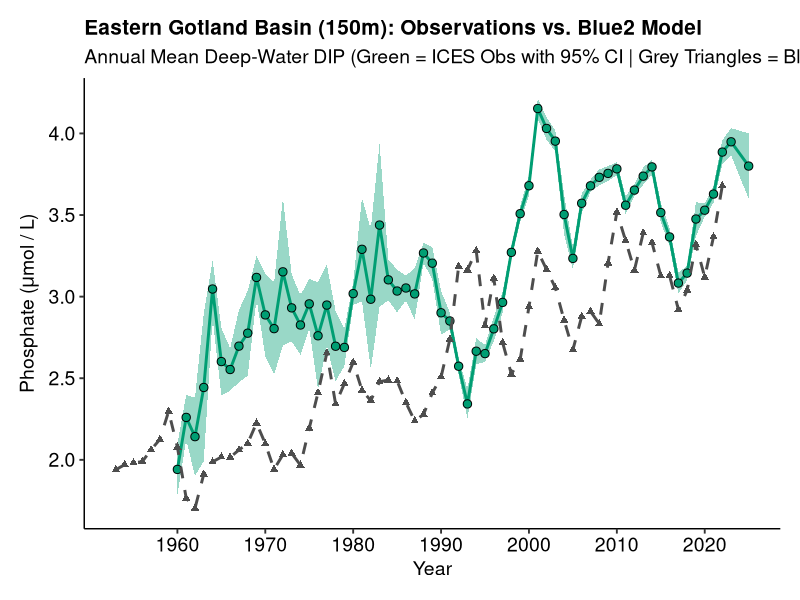
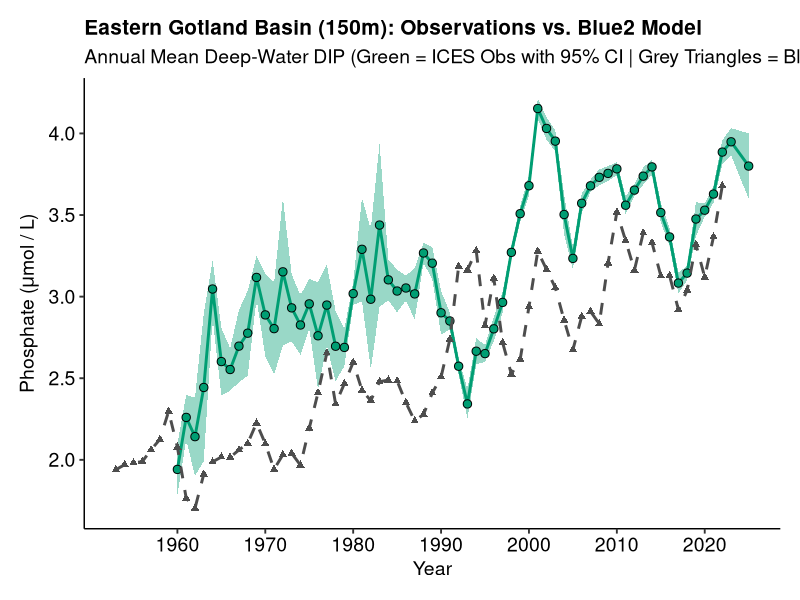

These figures' R source, in order:
# ------------------------------------------------------------------------------
# Baltic Ecosystem Model Validation
# SUPPLEMENTARY FIGURE 5: Deep Water (150m) DIP - Observations vs. Model (EGB)
# Initial draft 2026.09.02
# ------------------------------------------------------------------------------

library(dplyr)
library(tidyr)
library(ggplot2)
library(ggpubr)

# =====================================================================
# 1. LOAD AND PREP MODEL DATA (150m)
# =====================================================================
# Read the CDO text file, filling empty columns and reading as text
model_raw <- read.table("EGB_183_586_model_mon_DIP.txt", header = TRUE, fill = TRUE, stringsAsFactors = FALSE)

# Filter out the trailing CDO log lines and convert to numeric
model_clean <- model_raw %>%
  filter(grepl("^[0-9]+$", year)) %>% 
  mutate(
    Year = as.numeric(year),
    Model_DIP = as.numeric(value)
  )

# Calculate Annual Mean
model_annual <- model_clean %>%
  group_by(Year) %>%
  summarise(Model_DIP = mean(Model_DIP, na.rm = TRUE))

# =====================================================================
# 2. LOAD AND PREP ICES OBSERVATIONAL DATA (150m)
# =====================================================================
# Read CSV, forcing R to keep exact column names (including brackets/spaces)
obs_raw <- read.csv("Phosphate_EGB_ICES_18.24_58.58_150m_1960_2022.csv", stringsAsFactors = FALSE, check.names = FALSE)

# Extract year from the timestamp string and isolate the Phosphate column
obs_clean <- obs_raw %>%
  mutate(
    Year = as.numeric(substr(`yyyy-mm-ddThh:mm:ss.sss`, 1, 4)),
    Obs_DIP = as.numeric(`Phosphate (PHOSZZXX_UPOX) [umol/l]`)
  )

# Function for Standard Error
se <- function(x) { 
  n <- sum(!is.na(x))
  if (n > 1) sd(x, na.rm = TRUE) / sqrt(n) else NA 
}

# Calculate Annual Mean and 95% CI
obs_annual <- obs_clean %>%
  group_by(Year) %>%
  summarise(
    Obs_DIP_mean = mean(Obs_DIP, na.rm = TRUE),
    Obs_DIP_se = se(Obs_DIP)
  ) %>%
  mutate(
    CI_lower = Obs_DIP_mean - 1.96 * Obs_DIP_se,
    CI_upper = Obs_DIP_mean + 1.96 * Obs_DIP_se
  )

# =====================================================================
# 3. STATISTICAL EVALUATION
# =====================================================================
df_eval <- merge(obs_annual, model_annual, by = "Year") %>%
  drop_na(Obs_DIP_mean, Model_DIP)

eval_metrics <- data.frame(
  Station = "EGB 26DA (150m)",
  Variable = "Phosphate (DIP)",
  Pearson_r = cor(df_eval$Obs_DIP_mean, df_eval$Model_DIP, method = "pearson"),
  RMSE = sqrt(mean((df_eval$Obs_DIP_mean - df_eval$Model_DIP)^2)),
  Mean_Bias = mean(df_eval$Model_DIP - df_eval$Obs_DIP_mean)
) %>% mutate(across(where(is.numeric), ~round(., 3)))

print("--- Deep Station (150m) Statistical Skill ---")
print(eval_metrics)

# =====================================================================
# 4. PLOTTING
# =====================================================================
# Match the SM5 Okabe-Ito Bluish-Green for Phosphate
color_dip <- "#009E73"

plot_150m <- ggplot() +
  
  # Observational Data (Ribbon + Points + Lines)
  geom_ribbon(data = obs_annual, aes(x = Year, ymin = CI_lower, ymax = CI_upper), 
              fill = color_dip, alpha = 0.4) +
  geom_line(data = obs_annual, aes(x = Year, y = Obs_DIP_mean), 
            color = color_dip, linewidth = 1) +
  geom_point(data = obs_annual, aes(x = Year, y = Obs_DIP_mean), 
             fill = color_dip, size = 2.5, shape = 21, color = "black", stroke = 0.5) +
  
  # Model Data (Thin dashed line + Triangles)
  geom_line(data = model_annual, aes(x = Year, y = Model_DIP), 
            color = "grey30", linewidth = 1.0, linetype = "dashed") +
  geom_point(data = model_annual, aes(x = Year, y = Model_DIP), 
             color = "grey30", shape = 17, size = 1.8) +
  
  scale_x_continuous(breaks = seq(1960, 2020, by = 10)) +
  
  theme_pubr(base_size = 14) +
  labs(
    title = "Eastern Gotland Basin (150m): Observations vs. Blue2 Model",
    subtitle = "Annual Mean Deep-Water DIP (Green = ICES Obs with 95% CI | Grey Triangles = Blue2 Model)",
    x = "Year",
    y = expression(paste("Phosphate (", mu, "mol / L)"))
  ) +
  theme(
    plot.title = element_text(face = "bold", size = 15),
    plot.margin = margin(t = 0.5, r = 0.5, b = 0.5, l = 0.5, unit = "cm")
  )

print(plot_150m)

ggsave("Figure_SM5_Baltic_Deep_150m_DIP.png", 
       plot_150m, width = 11, height = 6, dpi = 300, bg = "white")

print("Analysis complete. Figure SM5 successfully saved.")
